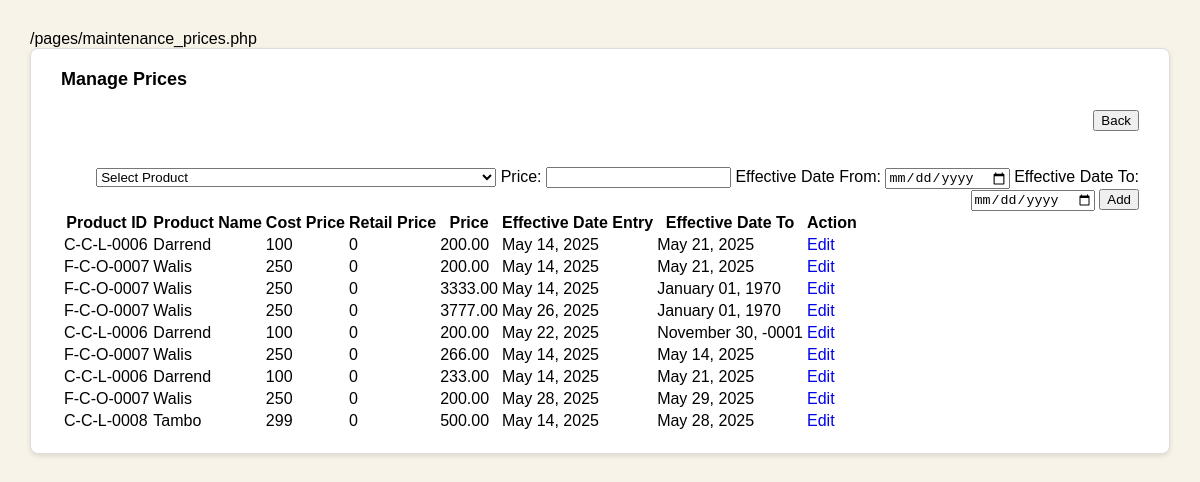
The app's page /pages/maintenance_prices.php (signed in) with its own data.
### tables this page shows
CREATE TABLE `tblinventory_prices` (
  `price_id` int(11) NOT NULL AUTO_INCREMENT,
  `inventory_id` int(11) DEFAULT 0,
  `price` decimal(10,2) NOT NULL,
  `effective_date` date NOT NULL,
  `effective_date_to` date DEFAULT NULL,
  `created_at` datetime DEFAULT current_timestamp(),
  PRIMARY KEY (`price_id`)
);

CREATE TABLE `tblinventory` (
  `inventory_id` int(11) NOT NULL AUTO_INCREMENT,
  `product_id` varchar(128) DEFAULT '',
  `product_name` varchar(128) DEFAULT '',
  `color` varchar(128) DEFAULT '',
  `categoryid` int(11) DEFAULT 0,
  `subcategoryid` int(11) DEFAULT 0,
  `sizesid` int(11) DEFAULT 0,
  `madefromid` int(11) DEFAULT 0,
  `cooperativeid` int(11) DEFAULT 0,
  `qty_available` double DEFAULT 0,
  `reorder_threshold` varchar(128) DEFAULT '',
  `storageid` int(11) DEFAULT 0,
  `cost_price` double DEFAULT 0,
  `retail_price` double DEFAULT 0,
  `unitid` int(11) DEFAULT 0,
  `created_at` timestamp NOT NULL DEFAULT current_timestamp(),
  `current_stock` double DEFAULT 0,
  `current_stock_date` datetime DEFAULT NULL,
  `new_stock` double DEFAULT 0,
  `new_stock_date` datetime DEFAULT NULL,
  `total_stock` double DEFAULT 0,
  PRIMARY KEY (`inventory_id`)
);

### includes/function.php (called while the page is built, shortened)
<?php
function GetValue($sql_query)
{
    global $db_connection;
    $result = mysqli_query($db_connection, $sql_query);
    $row = mysqli_fetch_array($result);
    return $row[0];
}

### pages/maintenance_prices.php (the view, shortened to what this page needs)
<?php include('../includes/init.php'); ?>
<div class="main-container">
    <div class="section-title">Manage Prices</div>
    <div align="right"><button onclick="ajax_fn('pages/maintenance','main_content');">Back</button></div>
    <br><br>
    <div align="right">
        <select id="inventory_id" style="width:400px;">
            <option value="">Select Product</option>
        </select>
        Price:
        <input type="number" id="price" value="<?php echo  $price; ?>" />
        Effective Date From:
        <input type="date" id="effective_date" value="<?php echo  $effective_date; ?>" />
        Effective Date To:
        <input type="date" id="effective_date_to" value="<?php echo  $effective_date_to; ?>" />
        <?php
        if ($price_id) {
            echo '<button onclick="update_price_inv(' . $price_id . ');">Update</button>';
        } else {
            echo '<button onclick="insert_price_inv();">Add</button>';
        }
        ?>
    </div>
    <table>
        <tr>
            <th>Product ID</th>
            <th>Product Name</th>
            <th>Cost Price</th>
            <th>Retail Price</th>
            <th>Price</th>
            <th>Effective Date Entry</th>
            <th>Effective Date To</th>
            <th>Action</th>
        </tr>
        <?php
        $rs = mysqli_query($db_connection, 'select * from tblinventory_prices ');
        while ($rw = mysqli_fetch_array($rs)) {
            $product_id = GetValue('select product_id from tblinventory where inventory_id=' . $rw['inventory_id']);
            $product_name = GetValue('select product_name from tblinventory where inventory_id=' . $rw['inventory_id']);
            $cost_price = GetValue('select cost_price from tblinventory where inventory_id=' . $rw['inventory_id']);
            $retail_price = GetValue('select retail_price from tblinventory where inventory_id=' . $rw['inventory_id']);
            echo '<tr>
                <td>' . $product_id . '</td>
                <td>' . $product_name . '</td>
                <td>' . $cost_price . '</td>
                <td>' . $retail_price . '</td>
                <td>' . $rw['price'] . '</td>
                <td>' . date("F d, Y", strtotime($rw['effective_date'])) . '</td>
                <td>' . date("F d, Y", strtotime($rw['effective_date_to'])) . '</td>
                <td><a style="text-decoration: none;" href="javascript:void();" onclick="ajax_fn(\'pages/maintenance_prices.php?edit&price_id=' . $rw['price_id'] . '\',\'main_content\');">Edit</a></td>
            </tr>';
        }
        ?>
    </table>
</div>

### pages/maintenance_prices.php (style rules this page uses)
.main-container { background-color: #fff; padding: 20px 30px; border-radius: 8px; box-shadow: 0 2px 5px rgba(0, 0, 0, 0.1); border: 1px solid #ddd; }
.section-title { font-weight: bold; font-size: 18px; margin-bottom: 20px; }

### records on screen
tblinventory_prices: inventory.product_id "C-C-L-0006", inventory.product_name "Darrend", inventory.cost_price "100", inventory.retail_price "0", price "200.00", effective_date "May 14, 2025", effective_date_to "May 21, 2025"
tblinventory_prices: inventory.product_id "F-C-O-0007", inventory.product_name "Walis", inventory.cost_price "250", inventory.retail_price "0", price "200.00", effective_date "May 14, 2025", effective_date_to "May 21, 2025"
tblinventory_prices: inventory.product_id "F-C-O-0007", inventory.product_name "Walis", inventory.cost_price "250", inventory.retail_price "0", price "3333.00", effective_date "May 14, 2025", effective_date_to "January 01, 1970"
tblinventory_prices: inventory.product_id "F-C-O-0007", inventory.product_name "Walis", inventory.cost_price "250", inventory.retail_price "0", price "3777.00", effective_date "May 26, 2025", effective_date_to "January 01, 1970"
tblinventory_prices: inventory.product_id "C-C-L-0006", inventory.product_name "Darrend", inventory.cost_price "100", inventory.retail_price "0", price "200.00", effective_date "May 22, 2025", effective_date_to "November 30, -0001"
tblinventory_prices: inventory.product_id "F-C-O-0007", inventory.product_name "Walis", inventory.cost_price "250", inventory.retail_price "0", price "266.00", effective_date "May 14, 2025", effective_date_to "May 14, 2025"
tblinventory_prices: inventory.product_id "C-C-L-0006", inventory.product_name "Darrend", inventory.cost_price "100", inventory.retail_price "0", price "233.00", effective_date "May 14, 2025", effective_date_to "May 21, 2025"
tblinventory_prices: inventory.product_id "F-C-O-0007", inventory.product_name "Walis", inventory.cost_price "250", inventory.retail_price "0", price "200.00", effective_date "May 28, 2025", effective_date_to "May 29, 2025"
tblinventory_prices: inventory.product_id "C-C-L-0008", inventory.product_name "Tambo", inventory.cost_price "299", inventory.retail_price "0", price "500.00", effective_date "May 14, 2025", effective_date_to "May 28, 2025"
